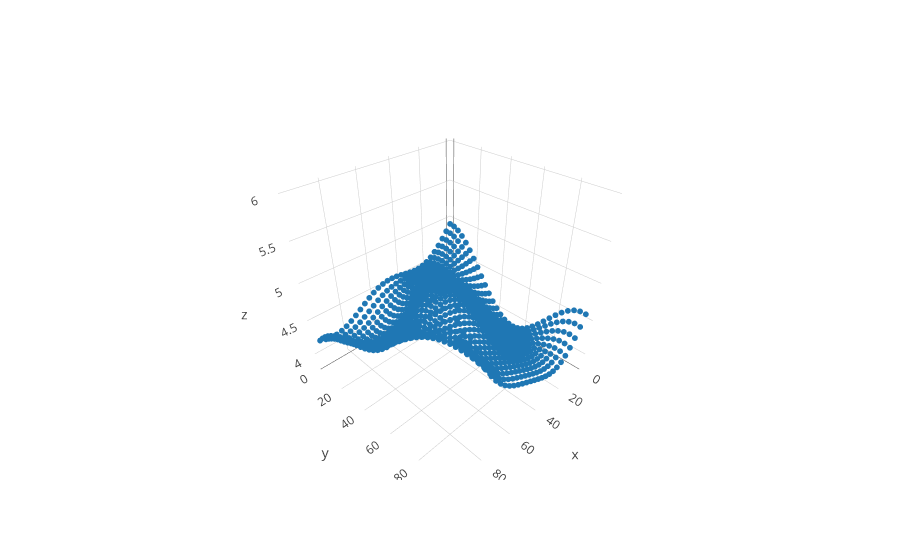

Notebook code cell kept with this figure:
### Code cell
X_part, y_part = sim.rand_partial_grid(X, y, 0.7)
X_full, y_full, obs_idx, imag_idx = sim.fill_grid(X_part, y_part)

color = np.zeros(X_full.shape[0])
color[obs_idx] = 1.0
trace_partial_obs = go.Scatter3d(x = X_full[obs_idx, 0], y = X_full[obs_idx, 1],
                                 z= y[obs_idx], mode = 'markers', marker=dict(size = 2))
inf_svi = MFSVI(GPy.kern.RBF(1, 1., 40.), Poisson(), X, y_part, mu, obs_idx = obs_idx, noise = 1e-2, max_grad = 1., verbose = True)
inf_svi.run(500, n_samples = 5)
iplot([go.Scatter3d(x = X[:,0], y = X[:,1], z=inf_svi.predict(), mode = 'markers', marker=dict(size = 2,), name = 'SVI posterior mean')])
iplot([go.Scatter3d(x = X[:,0], y = X[:,1], z=np.exp(inf_svi.q_S), mode = 'markers', marker=dict(size = 2,), name = 'SVI posterior variance')])

### Figure 1 — Plotly figure (JSON) as saved in the notebook; plotly's stock layout.template omitted (floating-point values rounded to 4 significant figures; data arrays with more than 128 entries replaced by an {"elided": "..."} marker saying what was removed)
{"data": [{"marker": {"size": 2}, "mode": "markers", "name": "SVI posterior mean", "type": "scatter3d", "x": {"elided": "900 float values"}, "y": {"elided": "900 float values"}, "z": {"elided": "900 float values"}}], "layout": {}}
